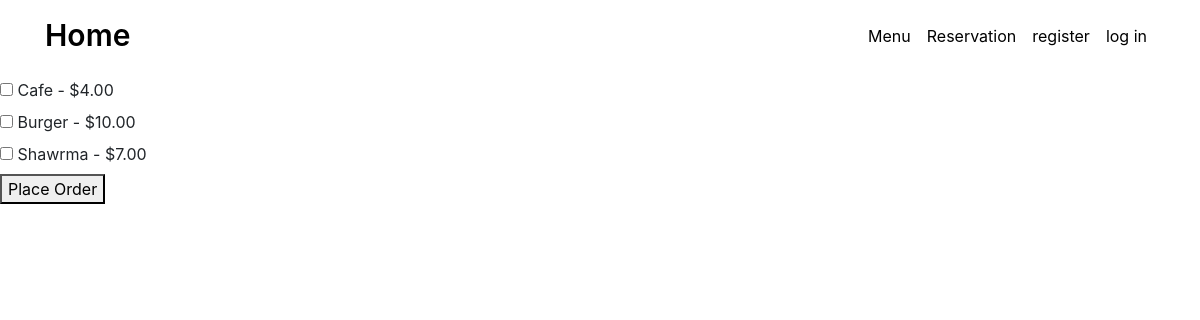
/menu_view/, run on the app's committed database.
### orders/models.py (models this page shows, shortened)
class Product(models.Model):
    name = models.CharField(max_length=255)
    price = models.DecimalField(max_digits=10, decimal_places=2)

### orders/views.py (the view)
# urls.py: path('menu_view/', menu_view, name='menu_view'),
def menu_view(request):
    products = Product.objects.all()
    context = {'products' : products}
    return render(request, 'orders/menu_view.html', context)

### orders/templates/orders/menu_view.html (shortened to what this page needs)
{% extends 'menu/base.html' %}
{% block content %}
<h2>Menu</h2>
<form method="post" action="{% url 'order_view' %}">
    {% for product in products %}
    <label>
        <input type="checkbox" name="product" value="{{ product.id }}">
        {{ product.name }} - ${{ product.price }}
    </label><br>
    {% endfor %}
    <button type="submit">Place Order</button>
</form>
{% endblock content %}

### data on the page
Product: name "Cafe", price "4.00"
Product: name "Burger", price "10.00"
Product: name "Shawrma", price "7.00"
